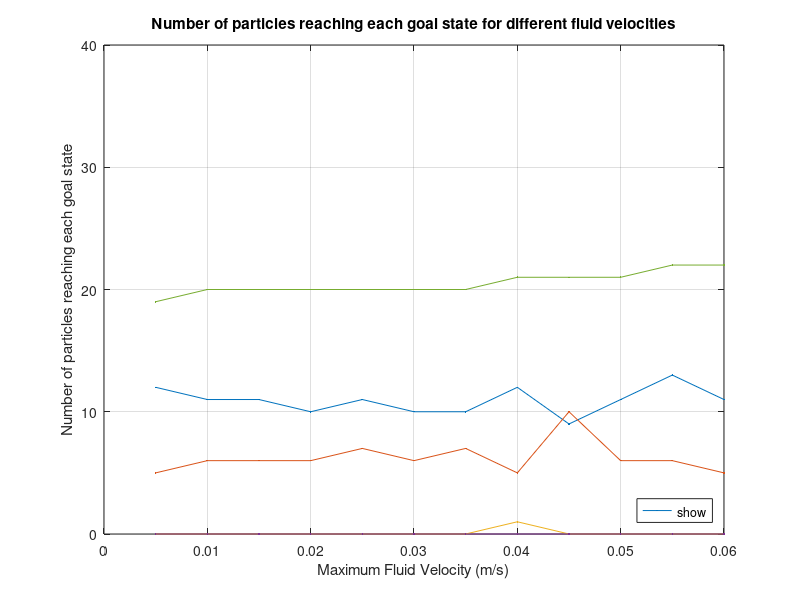

This figure's MATLAB source:
function plotResults()
%CREATEFIGURE(X1, YMatrix1)
%  X1:  vector of plot x data
%  YMATRIX1:  matrix of plot y data

%  Auto-generated by MATLAB on 08-Apr-2022 11:27:04

close all;

x = 5:5:60;
x = x ./ 1000;
yCOMSOL = [15	5	3	2	25;
15	5	2	2	25;
15	5	2	2	25;
15	5	2	2	25;
15	5	2	2	25;
15	5	2	2	25;
15	5	1	2	25;
15	5	2	1	25;
15	5	2	2	25;
15	5	2	2	25;
15	5	2	1	25;
15	5	1	2	25];
% yMATLAB = [23	13	0	0	14; %Something before?
% 3	0	0	36	11;
% 1	3	1	25	20;
% 0	13	1	14	22;
% 0	25	0	5	20;
% 0	19	1	7	19;
% 1	28	0	1	19;
% 0	26	1	1	21;
% 1	29	0	0	17;
% 0	30	0	1	18;
% 0	29	0	0	21;
% 0	25	0	0	25];
% yMATLAB = [13 20 0 0 13 %NewFlow
% 1 2 0 21 22
% 0 1 0 23 22
% 0 12 0 14 20
% 0 22 0 3 21
% 0 19 1 7 19
% 0 22 0 1 23
% 0 25 0 0 21
% 0 25 0 0 21
% 0 22 0 0 23
% 0 21 0 0 25
% 0 23 0 0 23];
% yMATLAB = [11	11	0	0	24; %Initial Velocity
% 1	1	0	33	11;
% 0	3	0	25	18;
% 1	15	2	11	17;
% 0	18	0	4	24;
% 0	22	0	4	20;
% 0	23	0	0	23;
% 0	26	0	0	20;
% 1	24	0	0	21;
% 0	20	0	0	26;
% 1	22	0	0	23;
% 0	25	0	0	20;
% ];
yMATLAB = [12 5 0 0 19; %FlowAsVelocity
11 6 0 0 20;
11 6 0 0 20;
10 6 0 0 20;
11 7 0 0 20;
10 6 0 0 20;
10 7 0 0 20;
12 5 1 0 21;
9 10 0 0 21;
11 6 0 0 21;
13 6 0 0 22;
11 5 0 0 22];

% yMATLAB = [16 12 0 0 22 %slowdown 15
% 3 0 0 12 35
% 2 3 0 20 25
% 0 7 0 13 30
% 0 10 0 7 33
% 0 11 0 3 33;
% 0 0 0 0 0;
% 0 0 0 0 0;
% 0 0 0 0 0;
% 0 0 0 0 0;
% 0 0 0 0 0;
% 0 0 0 0 0;];
% %yStartDist1OLD = [97.2, 89.2, 81.8];
% yStartDist = [97.6, 95.2, 94.2, 89.6; 
%     98.4, 97.6, 96.2, 93.2; 
%     94.6, 95.4, 88, 86; 
%     90, 97.8, 83.2, 83.8; 
%     94.4, 94, 81, 80; 
%     92, 87.4, 73.8, 83.2];
% yStartDist05 = [98.8, 100, 92.2];
% yStartDist1 = [94.4, 98.8, 92.6];
% yStartDist15 = [91.4, 94.4, 89];
% yStartDist2 = [95, 91.6, 82.4];
% yOLDParticleSize = [63,81.2,80.2,69.6,66.6,71.6,78.8];
% yOLDForceCap = [84.4,85.2,88,95.2,96.4];
% yOLDFlow = [99.77777778,98.4,98.4,79.4,59.2,39,29.4];
% SEParticleSize = [2.235073949, 0.777460253, 0.952190457, 1.783878421, 0.653197265, 0.426874949, 3.923717059];
% SEForceCap = [6.593262554, 10.56303828, 2.04504822, 2.851120637, 1.339983416];
% SEFlow = [1.627540749, 1.423610434, 0.843274043, 0.742368582, 0.653197265, 2.816617357, 2.048305533];
% %SEStartDist1OLD = [0.742368582, 5.225578118, 5.019517462];
% SEStartDist = [1.1384199576606147, 0.25298221281346944, 0.06324555320336848, 1.7708754896942906;
%     0.12649110640673697, 0.12649110640673697, 0.06324555320336848, 1.0119288512538822;
%     1.0751744044572507, 0.18973665961010097, 1.2649110640673518, 1.8973665961010275;
%     0.6324555320336759, 0.06324555320336848, 2.782804340948173, 4.4904342774391;
%     1.7708754896942906, 1.8973665961010275, 5.375872022286245, 1.2649110640673518;
%     1.8973665961010275, 2.7195587877448046, 0.6957010852370443, 0.8854377448471453];
% SEStartDist05 = [0.8, 0, 2.640706976];
% SEStartDist1 = [1.146976702, 0.611010093, 2.441311123];
% SEStartDist15 = [2.733333333, 1.107549848, 3.058685266];
% SEStartDist2 = [1.406334874, 3.109841011, 3.474350459];
% SEOLDParticleSize = [4.592264026,2.274496281,3.903844259,3.550273855,3.967086812,3.396730454,3.043389923];
% SEOLDForceCap = [4.73,2.274496281,3.438345856,2.653299832,1.066666667];
% SEOLDFlow = [0.25,1,0.777460253,4.110150038,5.40945674,4.394440933,4.310710176];

% Create figure
figure1 = figure;

% Create axes
axes1 = axes('Parent',figure1);
hold(axes1,'on');

plot1 = plot(x,yMATLAB, '.-','MarkerSize',4,'MarkerFaceColor','#ff3300');
%barPlot1 = bar(axes1, x, yCOMSOL);%,"stacked");
%barPlot2 = bar(axes1, x, yMATLAB);%,"stacked");




set(plot1(1),'DisplayName','Goal 1');
set(plot1(2),'DisplayName','Goal 2');
set(plot1(3),'DisplayName','Goal 3');
set(plot1(4),'DisplayName','Goal 4');
set(plot1(5),'DisplayName','Goal 5');
xlabel(axes1,"Maximum Fluid Velocity (m/s)");
ylabel(axes1, 'Number of particles reaching each goal state');
ylim(axes1,[0,40]);
title(axes1,'Number of particles reaching each goal state for different fluid velocities');
box(axes1,'on');
grid(axes1,'on');
legend(axes1,'show','Location','southeast');




%plot1 = errorbar(axes1, xParticleSize, yOLDParticleSize, 'diamond-','MarkerSize',4,'MarkerEdgeColor','#808080','MarkerFaceColor','#ff3300');

% Create multiple line objects using matrix input to plot
% plot5 = errorbar(axes1, xParticleSize, yOLDParticleSize, SEOLDParticleSize,'diamond-','MarkerSize',4,'MarkerEdgeColor','#808080','MarkerFaceColor','#ff3300');
% plot6 = errorbar(axes2, xForceCap, yOLDForceCap, SEOLDForceCap, 'diamond-','MarkerSize',4,'MarkerEdgeColor','#808080','MarkerFaceColor','#008002');
% plot7 = errorbar(axes3, xFlow, yOLDFlow, SEOLDFlow,'diamond-','MarkerSize',4,'MarkerEdgeColor','#808080','MarkerFaceColor','cyan');
% plot1 = errorbar(axes1, xParticleSize, yParticleSize, SEParticleSize,'o--','MarkerSize',4,'MarkerEdgeColor','black','MarkerFaceColor','blue');
% plot2 = errorbar(axes2, xForceCap, yForceCap, SEForceCap, 'o--','MarkerSize',4,'MarkerEdgeColor','black','MarkerFaceColor','magenta');
% plot3 = errorbar(axes3, xFlow, yFlow, SEFlow,'o--','MarkerSize',4,'MarkerEdgeColor','black','MarkerFaceColor','red');
%plot05 = errorbar(axes4, xStartDist-0.05, yStartDist05, SEStartDist05,'o','MarkerSize',4,'MarkerEdgeColor','black','MarkerFaceColor','red');
%plot10 = errorbar(axes4, xStartDist, yStartDist1, SEStartDist1,'square','MarkerSize',4,'MarkerEdgeColor','black','MarkerFaceColor','blue');
%plot15 = errorbar(axes4, xStartDist+0.05, yStartDist15, SEStartDist15,'<','MarkerSize',4,'MarkerEdgeColor','black','MarkerFaceColor','magenta');
%plot20 = errorbar(axes4, xStartDist+0.1, yStartDist2,SEStartDist2,'>','MarkerSize',4,'MarkerEdgeColor','black','MarkerFaceColor','cyan');
%plot05 = errorbar(axes4, xStartDistFlow, yStartDist(:,1), SEStartDist(:,1),'o--','MarkerSize',4,'MarkerEdgeColor','black','MarkerFaceColor','red');
%plot10 = errorbar(axes4, xStartDistFlow, yStartDist(:,2), SEStartDist(:,2),'square-','MarkerSize',4,'MarkerEdgeColor','black','MarkerFaceColor','blue');
%plot15 = errorbar(axes4, xStartDistFlow, yStartDist(:,3), SEStartDist(:,3),'<-.','MarkerSize',4,'MarkerEdgeColor','black','MarkerFaceColor','magenta');
%plot20 = errorbar(axes4, xStartDistFlow, yStartDist(:,4), SEStartDist(:,4),'>:','MarkerSize',4,'MarkerEdgeColor','black','MarkerFaceColor','#008002');
%barPlot05 = bar(axes4, xStartDistFlow, yflip,"stacked");


% newYStartDistTWO = yStartDist(:,[1,3]);
% newSESTARTDISTTWO = SEStartDist(:,[1,3]);
% barPlot05 = bar(axes4, xStartDistFlow.* 200, newYStartDistTWO,"grouped");
% hold on;
% barPlot05(1).FaceColor = 'red';
% barPlot05(2).FaceColor = 'blue';
% %barPlot05(3).FaceColor = 'magenta';
% %barPlot05(4).FaceColor = '#008002';
% 
% ngroups = size(newYStartDistTWO, 1);
% nbars = size(newYStartDistTWO, 2);
% % Calculating the width for each bar group
% groupwidth = min(0.8, nbars/(nbars + 1.5));
% for i = 1:nbars
%     x = (1:ngroups) - groupwidth/2 + (2*i-1) * groupwidth / (2*nbars);
%     errorbar(x, newYStartDistTWO(:,i), newSESTARTDISTTWO(:,i), '.','Color','black');
% end
% %plot05 = errorbar(axes4, xStartDistFlow, yStartDist(:,1), SEStartDist(:,1),'MarkerSize',4,'MarkerEdgeColor','black','MarkerFaceColor','red');
% %plot10 = errorbar(axes4, xStartDistFlow, yStartDist(:,2), SEStartDist(:,2),'MarkerSize',4,'MarkerEdgeColor','black','MarkerFaceColor','blue');
% %plot15 = errorbar(axes4, xStartDistFlow, yStartDist(:,3), SEStartDist(:,3),'MarkerSize',4,'MarkerEdgeColor','black','MarkerFaceColor','magenta');
% %plot20 = errorbar(axes4, xStartDistFlow, yStartDist(:,4), SEStartDist(:,4),'MarkerSize',4,'MarkerEdgeColor','black','MarkerFaceColor','#008002');
% %plot05.LineStyle = "none";
% %plot10.LineStyle = "none";
% %plot15.LineStyle = "none";
% %plot20.LineStyle = "none";
% 
% plot1.Color = 'black';
% plot2.Color = 'black';
% plot3.Color = 'black';
% %plot05.Color = 'red';
% %plot10.Color = 'blue';
% %plot15.Color = 'magenta';
% %plot20.Color = "#008002";
% %plot05.Color = 'red';
% %plot10.Color = 'blue';
% %plot15.Color = 'magenta';
% %plot20.Color = 'cyan';
% plot5.Color = '#808080';
% plot6.Color = '#808080';
% plot7.Color = '#808080';
% set(plot1,'DisplayName','Novint Falcon haptic device based control');%Effect of particle chain length on particle control
% set(plot2,'DisplayName','Novint Falcon haptic device based control');
% set(plot3,'DisplayName','Novint Falcon haptic device based control');
% 
% set(barPlot05(1),'DisplayName','Particles start in a "Clump" formation');
% set(barPlot05(2),'DisplayName','Particles start in a "Split" formation');
% %set(barPlot05(2),'DisplayName','Particles start in a "Spread" formation');
% %set(barPlot05(3),'DisplayName','Particles start in a "Split Clump" formation');
% %set(barPlot05(4),'DisplayName','Particles start in a "Split Spread" formation');
% %set(plot05,'DisplayName','Fluid Flow of 0.5 m/s');
% %set(plot10,'DisplayName','Fluid Flow of 1 m/s');
% %set(plot15,'DisplayName','Fluid Flow of 1.5 m/s');
% %set(plot20,'DisplayName','Fluid Flow of 2 m/s');
% 
% set(plot5,'DisplayName','Keyboard based control');
% set(plot6,'DisplayName','Keyboard based control');
% set(plot7,'DisplayName','Keyboard based control');
% 
% % Create x and y labels
% xlabel(axes1,"Length of particle chain in whole particles");
% ylabel(axes1, 'Percentage of particles reaching goal state');
% ylim(axes1,[0,100]);
% xlabel(axes2,"Maximum magnetic field gradient (MA/m^2)");
% ylabel(axes2, 'Percentage of particles reaching goal state');
% ylim(axes2,[0,100]);
% xlabel(axes3,"Rate of simulated blood-flow (m/s)");
% ylabel(axes3, 'Percentage of particles reaching goal state');
% ylim(axes3,[0,100]);
% xlabel(axes4,"Fluid Flow (m/s)");
% ylabel(axes4, 'Percentage of particles reaching goal state');
% ylim(axes4,[50,100]);
% % Create title
% title(axes1,'Effect of particle chain length on particle control');
% title(axes2,'Effect of capping the magnetic force on particle control');
% title(axes3,'Effect of flow rate on percentage on particle control');
% title(axes4,'Effect of starting distribution on particle control');
% 
% 
% box(axes1,'on');
% grid(axes1,'on');
% % Create legend
% legend(axes1,'show','Location','southeast');
% box(axes2,'on');
% grid(axes2,'on');
% % Create legend
% legend(axes2,'show','Location','southeast');
% box(axes3,'on');
% grid(axes3,'on');
% % Create legend
% legend(axes3,'show','Location','southwest');
% 
% legend(axes4,'Particles start in a "Clump" formation','Particles start in a "Split" formation','Location','southwest'); %Spread" formation','Particles start in a "Split Clump" formation','Particles start in a "Split Spread" formation','','','',''
% %axes4.XAxis.TickLabels = categorical(["Clump","Line","Split"]);
% %axes4.XAxis.TickLabels = categorical(["0.005","0.01","0.015","0.02","0.025","0.03"]);
% %axes4.XAxis.TickLabels = [0.005,"",0.01,"",0.015,"",0.02,"",0.025,"",0.03];
% axes4.XAxis.TickLabels = [0.005,0.01,0.015,0.02,0.025,0.03];
% %axes4.XAxis.TickValues = [0.005,0.01,0.015,0.02,0.025,0.03];
% %axes4.XAxis.TickLabels = [0.005,0.01,0.015,0.02,0.025,0.03];
% box(axes4,'on');
% grid(axes4,'on');
